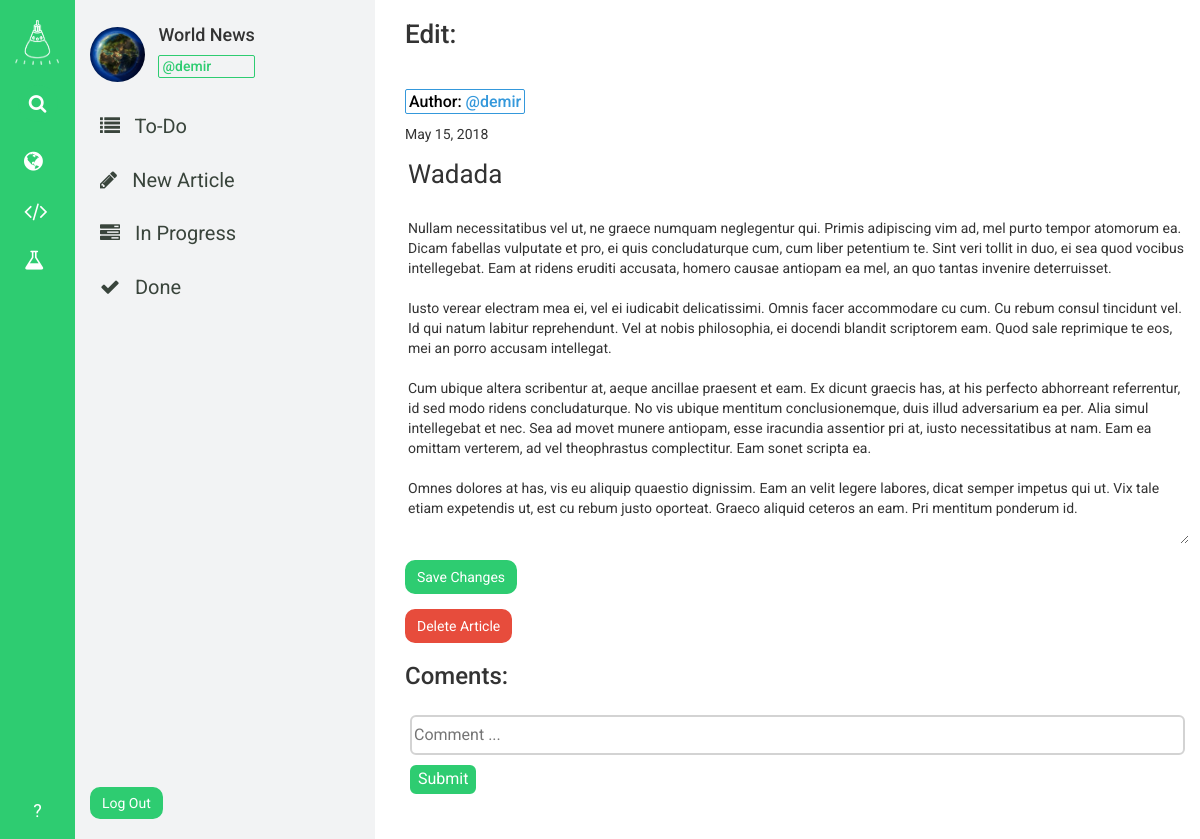
Page /desk/World News/article/edit/13/ (signed in) on the earlier database version.
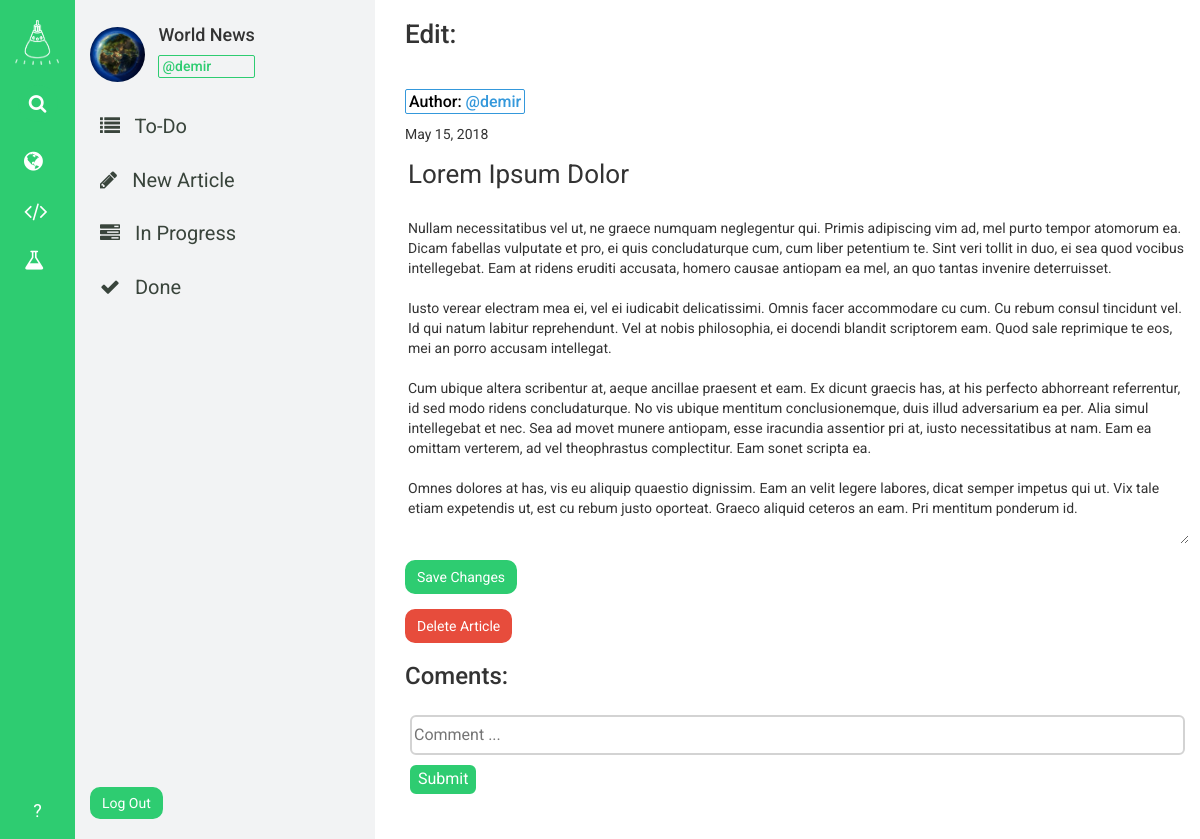
Same page on the later database version.
### desk_app/models.py (models this page shows, shortened)
class Article(models.Model):
    author = models.ForeignKey(User, on_delete=models.CASCADE)
    author_settings = models.ForeignKey(
            ProfileSettings, on_delete=models.CASCADE, null=True
        )
    desk = models.ForeignKey('Desk', on_delete=models.CASCADE, null=True)
    title = models.CharField(max_length=120)
    content = models.TextField()
    publish_date = models.DateField(default=timezone.now)
    category = models.CharField(max_length=50)
    pushed_to_done = models.BooleanField(default=False)
    pushed_to_publish = models.BooleanField(default=False)

### desk_app/views.py (the view)
@login_required
def article_edit(request, deskname, article_id):
    current_user = get_object_or_404(User, pk=request.user.id)
    desk = get_object_or_404(Desk, name=deskname)
    article = get_object_or_404(Article, pk=article_id)
    if request.POST.get("save_changes_submit_button"):
        article.title = request.POST.get("edit_title")
        article.content = request.POST.get("edit_content")
        article.save()
    if request.POST.get("delete_article_btn"):
        article.delete()
        return HttpResponseRedirect("/")
    if request.POST.get("comment_submit_btn"):
        content = request.POST.get("comment_content")
        new_comment = ArticleComment(
                        article=article, author=current_user, content=content,
                      )
        new_comment.save()
    try:
        article_comments = ArticleComment.objects.filter(article=article)
    except ObjectDoesNotExist:
        article_comments = None
    print(article_comments)
    try:
        current_user_settings = ProfileSettings.objects.get(user=current_user)
    except ObjectDoesNotExist:
        current_user_settings = None
    try:
        current_user_desks = DeskWorkers.objects.filter(worker=current_user)
    except ObjectDoesNotExist:
        current_user_desks = None
    data = {
        'has_desk_navbar': True,
        'current_user': current_user,
        'desk': desk,
        'current_user_settings': current_user_settings,
        'current_user_desks': current_user_desks,
        'article': article,
        'article_comments': article_comments,
    }
    return render(request, 'desk_app/article_edit.html', context=data)

### templates/desk_app/article_edit.html (shortened to what this page needs)
{% extends 'base.html' %}
{% load staticfiles %}
{% block css_link %}
<link rel="stylesheet" href="{% static 'desk_app/css/article_edit.css' %}" />
{% endblock %}
{% block content %}
<div id="wrapper">
  <h3 id="header">Edit: </h3>
  <br />
  {% if article.author == desk.sub_editor %}
    <h4 style="color:#2ECC71; border:#2ECC71 1px solid ; padding:3px; border-radius:2px; font-size:16px; display:inline-block;"><span style="color:black">Author:</span> @{{ current_user.username }}</h4>
  {% else %}
    <h4 style="color:#3498DB; border:1px solid #3498DB; padding:3px; border-radius:2px; font-size:16px; display:inline-block;"><span style="color:black">Author:</span> @{{ current_user.username }}</h4>
  {% endif %}
  <p>{{ article.publish_date }}</p>
  <form method="post" action="{% url 'article_edit' deskname=desk.name article_id=article.id %}" id="edit_form" >
    <input type="text" value="{{ article.title }}" name="edit_title" id="edit_title"/>
    <textarea name="edit_content" id="edit_content">{{ article.content }}</textarea>
    <input type="submit" value="Save Changes" name="save_changes_submit_button" id="edit_save_btn"/>
  </form>
  <form method="post" action="{% url 'article_edit' deskname=desk.name article_id=article.id %}" id="delete_form">
    <input type="submit" value="Delete Article" name="delete_article_btn" id="delete_article_btn" />
  </form>
  <h3>Coments:</h3>
  <div id="comment-wrapper">
    <form id="comment_form" method="post" action="{% url 'article_edit' deskname=desk.name article_id=article.id %}">
      <input type="text" name="comment_content" id="comment_content" placeholder="Comment ... " />
      <input type="submit" name="comment_submit_btn" id="comment_submit_btn" />
    </form>
  </div>
</div>
{% endblock %}

Differences in the rows shown:
changed Article: edit_title "Wadada" → "Lorem Ipsum Dolor"
